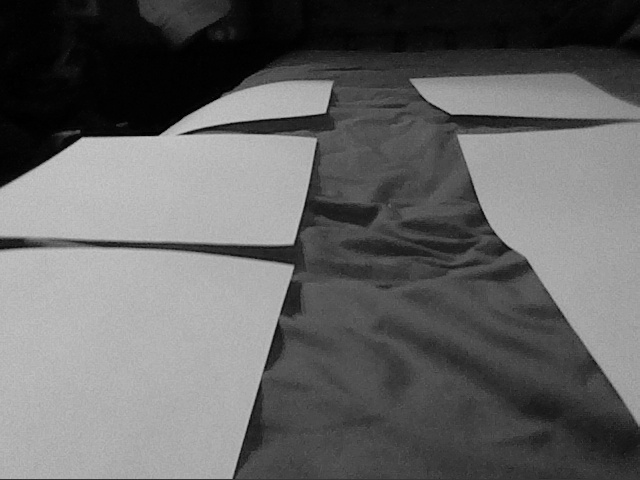
#> input picture samples/images/1_bed.jpg, 640 x 480 px; its folder holds only this picture in this run
$ python -i canny_edge.py   (imports and definitions only)
#> lines starting #> are read from the running program, lines starting #| are printed output that depends on the picture
"""
Reference link: http://docs.opencv.org/trunk/da/d22/tutorial_py_canny.html
Reference for matplotlib sliders: http://matplotlib.org/api/widgets_api.html
Reference for Hough Transform: http://opencv-python-tutroals.readthedocs.io/en/latest/py_tutorials/py_imgproc/py_houghlines/py_houghlines.html
"""

import cv2
import numpy as np
import os


def nothing_delegate(value):
    pass


class EdgeDetector(object):
    def __init__(self):
        self.__included_extension = [".png", ".jpg", ".jpeg"]

    # [7 lines left out: function get_image_files, not called in this run]

    def process_images(self, images: []):
        for image in images:
            edged_image = self.edge_detect(image, 50, 350, True)

    def nothing(self):
        pass

    def deploy_canny_edge_gui(self):
        pass

    # [54 lines left out: functions edge_detect, hough_transform, not called in this run]

    def probabilistic_hough_transform(self, raw_image: str):
#> called with raw_image = 'samples/images/1_bed.jpg'
        img = cv2.imread(raw_image)
#> img is the input picture: shape (480, 640, 3); min 0, max 206, mean 101.1
        gray = cv2.cvtColor(img, cv2.COLOR_BGR2GRAY)
        edges = cv2.Canny(gray, 100, 200, apertureSize=3)
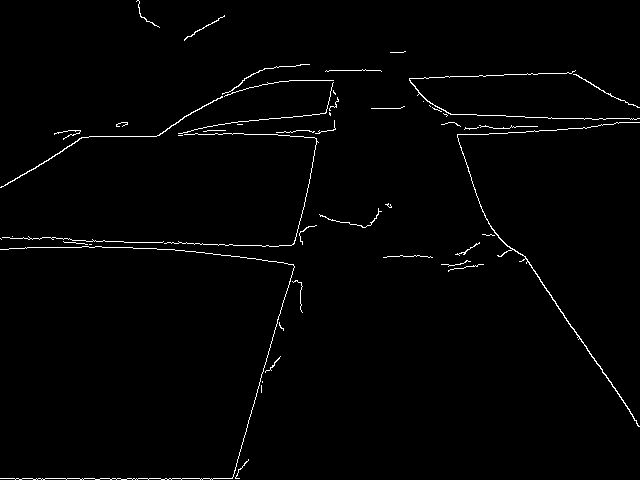
#> edges: shape (480, 640); 1.4% white in thin lines or dots
        lines = cv2.HoughLinesP(edges, 1, np.pi/180, 100, minLineLength=1000, maxLineGap=100)
#> lines = None
        try:
            for line in lines:
                x1, x2, y1, y2 = line[0]
                cv2.line(img, (x1, y1), (x2, y2), (0, 255, 0), 2)
#> this loop made 0 passes
        except(Exception):
            pass


# [5 lines not run here, left out]

>>> result = EdgeDetector().probabilistic_hough_transform('samples/images/1_bed.jpg')
